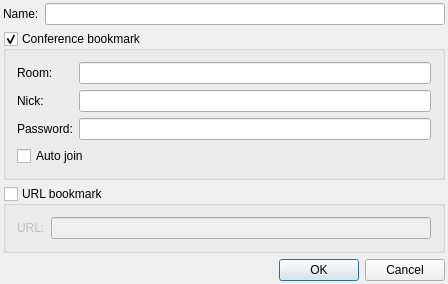
<ui version="4.0" >
 <class>EditBookmarkDialogClass</class>
 <widget class="QDialog" name="EditBookmarkDialogClass" >
  <property name="geometry" >
   <rect>
    <x>0</x>
    <y>0</y>
    <width>448</width>
    <height>255</height>
   </rect>
  </property>
  <property name="windowTitle" >
   <string>Edit bookmark</string>
  </property>
  <layout class="QVBoxLayout" >
   <property name="leftMargin" >
    <number>3</number>
   </property>
   <property name="topMargin" >
    <number>3</number>
   </property>
   <property name="rightMargin" >
    <number>3</number>
   </property>
   <property name="bottomMargin" >
    <number>3</number>
   </property>
   <item>
    <layout class="QHBoxLayout" >
     <item>
      <widget class="QLabel" name="lblName" >
       <property name="text" >
        <string>Name:</string>
       </property>
      </widget>
     </item>
     <item>
      <widget class="QLineEdit" name="lneName" />
     </item>
    </layout>
   </item>
   <item>
    <widget class="QGroupBox" name="grbConference" >
     <property name="title" >
      <string>Conference bookmark</string>
     </property>
     <property name="checkable" >
      <bool>true</bool>
     </property>
     <layout class="QGridLayout" >
      <item row="0" column="0" >
       <widget class="QLabel" name="lblRoomJid" >
        <property name="text" >
         <string>Room:</string>
        </property>
       </widget>
      </item>
      <item row="0" column="1" >
       <widget class="QLineEdit" name="lneRoom" />
      </item>
      <item row="1" column="0" >
       <widget class="QLabel" name="lblNick" >
        <property name="text" >
         <string>Nick:</string>
        </property>
       </widget>
      </item>
      <item row="1" column="1" >
       <widget class="QLineEdit" name="lneNick" />
      </item>
      <item row="2" column="0" >
       <widget class="QLabel" name="lblPassword" >
        <property name="text" >
         <string>Password:</string>
        </property>
       </widget>
      </item>
      <item row="2" column="1" >
       <widget class="QLineEdit" name="lnePassword" >
        <property name="echoMode" >
         <enum>QLineEdit::PasswordEchoOnEdit</enum>
        </property>
       </widget>
      </item>
      <item row="3" column="0" colspan="2" >
       <widget class="QCheckBox" name="chbAutoJoin" >
        <property name="text" >
         <string>Auto join</string>
        </property>
       </widget>
      </item>
     </layout>
    </widget>
   </item>
   <item>
    <widget class="QGroupBox" name="grbURL" >
     <property name="title" >
      <string>URL bookmark</string>
     </property>
     <property name="checkable" >
      <bool>true</bool>
     </property>
     <property name="checked" >
      <bool>false</bool>
     </property>
     <layout class="QHBoxLayout" >
      <item>
       <widget class="QLabel" name="lblUrl" >
        <property name="text" >
         <string>URL:</string>
        </property>
       </widget>
      </item>
      <item>
       <widget class="QLineEdit" name="lneUrl" />
      </item>
     </layout>
    </widget>
   </item>
   <item>
    <widget class="QDialogButtonBox" name="bbxButtons" >
     <property name="standardButtons" >
      <set>QDialogButtonBox::Cancel|QDialogButtonBox::NoButton|QDialogButtonBox::Ok</set>
     </property>
    </widget>
   </item>
  </layout>
 </widget>
 <layoutdefault spacing="6" margin="11" />
 <tabstops>
  <tabstop>lneName</tabstop>
  <tabstop>grbConference</tabstop>
  <tabstop>lneRoom</tabstop>
  <tabstop>lneNick</tabstop>
  <tabstop>lnePassword</tabstop>
  <tabstop>chbAutoJoin</tabstop>
  <tabstop>grbURL</tabstop>
  <tabstop>lneUrl</tabstop>
  <tabstop>bbxButtons</tabstop>
 </tabstops>
 <resources/>
 <connections>
  <connection>
   <sender>bbxButtons</sender>
   <signal>rejected()</signal>
   <receiver>EditBookmarkDialogClass</receiver>
   <slot>reject()</slot>
   <hints>
    <hint type="sourcelabel" >
     <x>402</x>
     <y>234</y>
    </hint>
    <hint type="destinationlabel" >
     <x>421</x>
     <y>224</y>
    </hint>
   </hints>
  </connection>
 </connections>
</ui>
